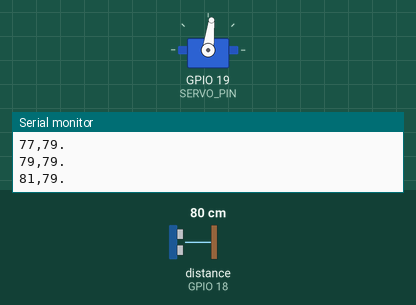
This sketch was run on a simulated ESP32. On the bench: servo, the last lines printed to the serial monitor. Wiring (inferred from the names in the program): ultrasonic range finder: trigger GPIO 5; echo GPIO 18. The inputs (shaded band) are chosen by the test bench; at power-on: distance to the obstacle (sensor on GPIO 18) 80 cm. The echo pulse lasts 58.3 µs per cm.

Above: at 1.2 s.
1.3 s: distance to the obstacle (sensor on GPIO 18) set to 250 cm
At 3.06 s:
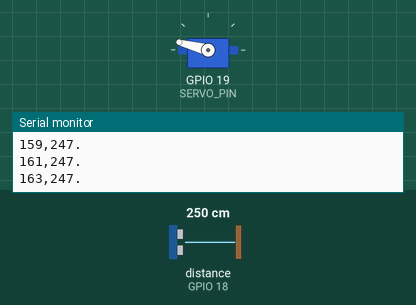
4.3 s: distance to the obstacle (sensor on GPIO 18) set to 2 cm
At 5.93 s:
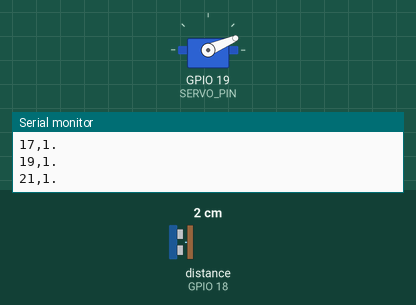
7.3 s: distance to the obstacle (sensor on GPIO 18) set to 299 cm
10.3 s: distance to the obstacle (sensor on GPIO 18) set to 4 cm
At 11.07 s:
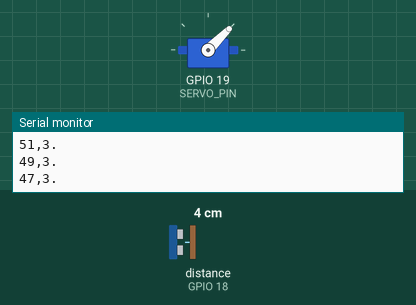
Timing chart, 0 to 14.3 s (numbered marks = the images above; inputs shaded):
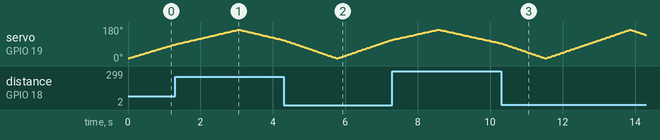

The sketch:

code.ino
```cpp
#include <ESP32Servo.h>

const int TRIG_PIN = 5;
const int ECHO_PIN = 18;
const int SERVO_PIN = 19;

Servo radarServo;

long readDistance() {
  digitalWrite(TRIG_PIN, LOW);
  delayMicroseconds(2);
  digitalWrite(TRIG_PIN, HIGH);
  delayMicroseconds(10);
  digitalWrite(TRIG_PIN, LOW);

  long duration = pulseIn(ECHO_PIN, HIGH, 30000);
  long distance = duration * 0.034 / 2;
  return distance;
}

void setup() {
  Serial.begin(115200);
  pinMode(TRIG_PIN, OUTPUT);
  pinMode(ECHO_PIN, INPUT);

  radarServo.attach(SERVO_PIN);
}

void loop() {
  for (int angle = 15; angle <= 165; angle += 2) {
    radarServo.write(angle);
    delay(30);
    long distance = readDistance();
    Serial.print(angle);
    Serial.print(",");
    Serial.print(distance);
    Serial.println(".");
  }

  for (int angle = 165; angle >= 15; angle -= 2) {
    radarServo.write(angle);
    delay(30);
    long distance = readDistance();
    Serial.print(angle);
    Serial.print(",");
    Serial.print(distance);
    Serial.println(".");
  }
}
```
